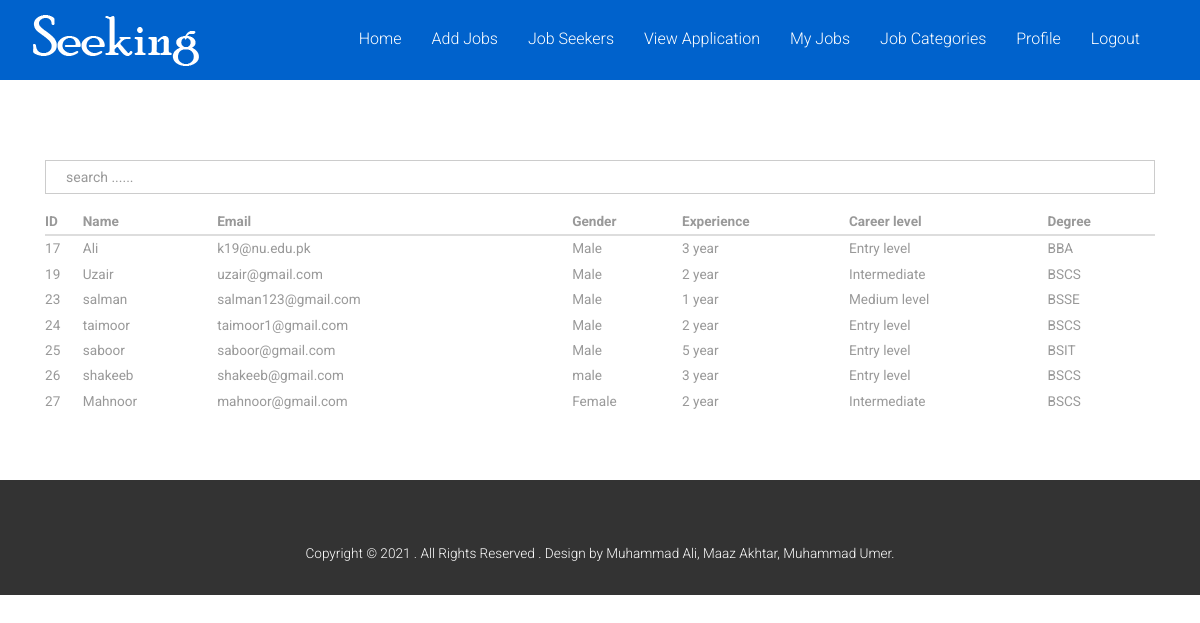
/seekers.php (signed in), run on the app's committed database.
### tables this page shows
CREATE TABLE `user` (
  `userid` int(11) NOT NULL,
  `name` varchar(50) NOT NULL,
  `email` varchar(50) NOT NULL,
  `password` varchar(50) NOT NULL,
  `gender` varchar(11) NOT NULL,
  `careerlevel` varchar(50) NOT NULL,
  `experience` varchar(50) NOT NULL,
  `Degree` varchar(50) NOT NULL,
  `rollid` int(11) NOT NULL
);

### seekers.php (the view, shortened to what this page needs)
<!DOCTYPE html>
<html lang="en">
<head>
</head>
<body>
<?php
    include('header.php');
    include('connection.php');
?>
<div class="container">
      <div class="single">
            <div class="col-md-12">
                 <div class="form-group">
                 <input type="text" id="myinput" placeholder="search ......" class="form-control">
                 </div>
                 <table class="table">
                      <thead>
                            <tr>
                                 <th>ID</th>
                                 <th>Name</th>
                                 <th>Email</th>
                                 <th>Gender</th>
                                 <th>Experience</th>
                                 <th>Career level</th>
                                 <th>Degree</th>
                            </tr>
                      </thead>
                      <tbody id="mytable">
                           <?php
                              $sql = "Select * from user where rollid = 2
                              ";
                              $rs = mysqli_query($con,$sql);
                              while($data = mysqli_fetch_array($rs)){
                           ?>
                            <tr>
                                <td><?=$data['userid']?></td>
                                <td><?=$data['name']?></td>
                                <td><?=$data['email']?></td>
                                <td><?=$data['gender']?></td>
                                <td><?=$data['experience']?></td>
                                <td><?=$data['careerlevel']?></td>
                                <td><?=$data['Degree']?></td>
                              </tr>
                           <?php
                              }
                            ?>
                      </tbody>
                 </table>
            </div>
      </div>
</div>
<br><br>
 <?php include('footer.php'); ?>
</body>
</html

### css/style.css (style rules this page uses)
html, body { font-family: 'Roboto', sans-serif; font-size: 100%; background:#fff; }
.single { padding:5em 0; }
input.form-control { box-shadow: none; background-color:#fff; padding:0 20px; border-radius:0px; }
.table>tbody>tr>td, .table>tbody>tr>th, .table>tfoot>tr>td, .table>tfoot>tr>th, .table>thead>tr>td, .table>thead>tr>th { border-top: none; padding: 3px 0; }
.table > thead > tr > th, .table > tbody > tr > th, .table > tfoot > tr > th, .table > thead > tr > td, .table > tbody > tr > td, .table > tfoot > tr > td { font-size: 0.85em; color: #999; }

### data on the page
user: userid "17", name "Ali", email "k19@nu.edu.pk", gender "Male", experience "3 year", careerlevel "Entry level", Degree "BBA"
user: userid "19", name "Uzair", email "uzair@gmail.com", gender "Male", experience "2 year", careerlevel "Intermediate", Degree "BSCS"
user: userid "23", name "salman", email "salman123@gmail.com", gender "Male", experience "1 year", careerlevel "Medium level", Degree "BSSE"
user: userid "24", name "taimoor", email "taimoor1@gmail.com", gender "Male", experience "2 year", careerlevel "Entry level", Degree "BSCS"
user: userid "25", name "saboor", email "saboor@gmail.com", gender "Male", experience "5 year", careerlevel "Entry level", Degree "BSIT"
user: userid "26", name "shakeeb", email "shakeeb@gmail.com", gender "male", experience "3 year", careerlevel "Entry level", Degree "BSCS"
user: userid "27", name "Mahnoor", email "mahnoor@gmail.com", gender "Female", experience "2 year", careerlevel "Intermediate", Degree "BSCS"
